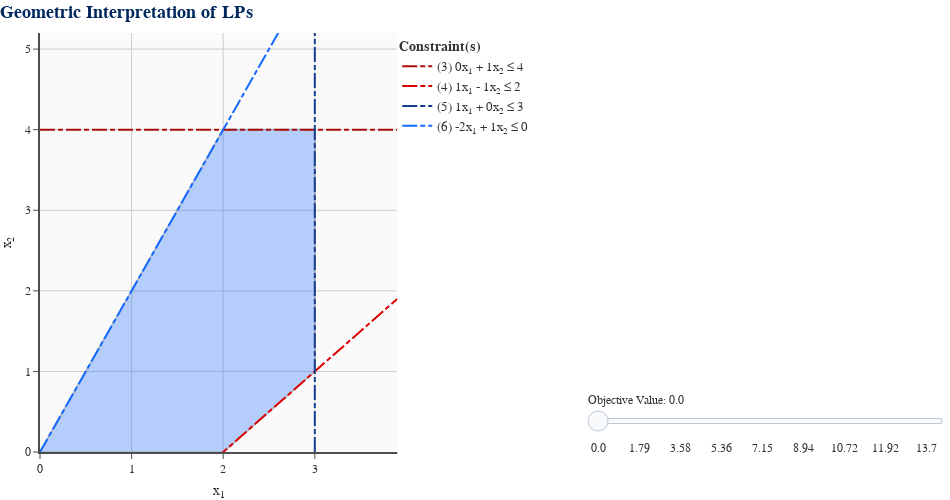

Notebook cell for this chart:
### Markdown cell above
Let's try another! This LP is called `DEGENERATE_FIN_2D_LP`.

$$\begin{align*}
\max \quad & 1x_1+2x_2\\
\text{s.t.} \quad & 0x_1 + 1x_2 \leq 4 \\
\quad & 1x_1 - 1x_2 \leq 2 \\
\quad & 1x_1 + 0x_2 \leq 3 \\
\quad & -2x_1 + 1x_2 \leq 0 \\
\quad & x_1, x_2 \geq 0 \\
\end{align*}$$

### Code cell
lp = ex.DEGENERATE_FIN_2D_LP # get LP example
lp_visual(lp
         ).show() # visualize it

### Figure 1 — Plotly figure (JSON) as saved in the notebook; plotly's stock layout.template omitted (floating-point values rounded to 4 significant figures)
{"data": [{"hoverinfo": "skip", "marker": {"color": "white", "opacity": 1e-07, "size": 0}, "mode": "markers", "showlegend": false, "type": "scatter", "x": [3.9], "y": [5.2]}, {"fill": "toself", "fillcolor": "#1469FE", "hoverinfo": "none", "line": {"color": "#00285F", "width": 2}, "mode": "lines", "opacity": 0.3, "showlegend": false, "type": "scatter", "x": [0, 2, 3, 3, 2, 0], "y": [0, 0, 1, 4, 4, 0]}, {"hoverinfo": "skip", "line": {"color": "#A90C0C", "dash": "15,3,5,3", "width": 2}, "mode": "lines", "name": "(3) 0x<sub>1</sub> + 1x<sub>2</sub> ≤ 4", "showlegend": true, "type": "scatter", "visible": true, "x": [0, 3.9], "y": [4, 4]}, {"hoverinfo": "skip", "line": {"color": "#DC0000", "dash": "15,3,5,3", "width": 2}, "mode": "lines", "name": "(4) 1x<sub>1</sub> - 1x<sub>2</sub> ≤ 2", "showlegend": true, "type": "scatter", "visible": true, "x": [0, 3.9], "y": [-2, 1.9]}, {"hoverinfo": "skip", "line": {"color": "#173D90", "dash": "15,3,5,3", "width": 2}, "mode": "lines", "name": "(5) 1x<sub>1</sub> + 0x<sub>2</sub> ≤ 3", "showlegend": true, "type": "scatter", "visible": true, "x": [3, 3], "y": [0, 5.2]}, {"hoverinfo": "skip", "line": {"color": "#1469FE", "dash": "15,3,5,3", "width": 2}, "mode": "lines", "name": "(6) -2x<sub>1</sub> + 1x<sub>2</sub> ≤ 0", "showlegend": true, "type": "scatter", "visible": true, "x": [0, 3.9], "y": [0, 7.8]}, {"hoverinfo": "text", "hoverlabel": {"bgcolor": "#FAFAFA", "bordercolor": "#323232", "font": {"color": "#323232", "family": "Arial"}}, "marker": {"color": "gray", "opacity": 1e-07, "size": 20}, "mode": "markers", "showlegend": false, "text": ["<b>BFS</b>: (0, 0, 4, 2, 3, 0)<br><b>B<sub>1</sub></b>: (3, 4, 5, 1)<br><b>B<sub>2</sub></b>: (3, 4, 5, 2)<br><b>B<sub>3</sub></b>: (3, 4, 5, 6)<br><b>Obj</b>: 0", "<b>BFS</b>: (2, 0, 4, 0, 1, 4)<br><b>B</b>: (1, 3, 5, 6)<br><b>Obj</b>: 2", "<b>BFS</b>: (2, 4, 0, 4, 1, 0)<br><b>B</b>: (1, 2, 4, 5)<br><b>Obj</b>: 10", "<b>BFS</b>: (3, 1, 3, 0, 0, 5)<br><b>B</b>: (1, 2, 3, 6)<br><b>Obj</b>: 5", "<b>BFS</b>: (3, 4, 0, 3, 0, 2)<br><b>B</b>: (1, 2, 4, 6)<br><b>Obj</b>: 11"], "type": "scatter", "x": [0, 2, 2, 3, 3], "y": [0, 0, 4, 1, 4]}, {"hoverinfo": "skip", "line": {"color": "red", "width": 4}, "mode": "lines", "showlegend": false, "type": "scatter", "visible": false, "x": [0, 3.9], "y": [0, -1.95]}, {"hoverinfo": "skip", "line": {"color": "red", "width": 4}, "mode": "lines", "showlegend": false, "type": "scatter", "visible": false, "x": [0, 3.9], "y": [0.3, -1.65]}, {"hoverinfo": "skip", "line": {"color": "red", "width": 4}, "mode": "lines", "showlegend": false, "type": "scatter", "visible": false, "x": [0, 3.9], "y": [0.595, -1.355]}, {"hoverinfo": "skip", "line": {"color": "red", "width": 4}, "mode": "lines", "showlegend": false, "type": "scatter", "visible": false, "x": [0, 3.9], "y": [0.895, -1.055]}, {"hoverinfo": "skip", "line": {"color": "red", "width": 4}, "mode": "lines", "showlegend": false, "type": "scatter", "visible": false, "x": [0, 3.9], "y": [1.19, -0.76]}, {"hoverinfo": "skip", "line": {"color": "red", "width": 4}, "mode": "lines", "showlegend": false, "type": "scatter", "visible": false, "x": [0, 3.9], "y": [1.49, -0.46]}, {"hoverinfo": "skip", "line": {"color": "red", "width": 4}, "mode": "lines", "showlegend": false, "type": "scatter", "visible": false, "x": [0, 3.9], "y": [1.79, -0.16]}, {"hoverinfo": "skip", "line": {"color": "red", "width": 4}, "mode": "lines", "showlegend": false, "type": "scatter", "visible": false, "x": [0, 3.9], "y": [2.085, 0.135]}, {"hoverinfo": "skip", "line": {"color": "red", "width": 4}, "mode": "lines", "showlegend": false, "type": "scatter", "visible": false, "x": [0, 3.9], "y": [2.385, 0.435]}, {"hoverinfo": "skip", "line": {"color": "red", "width": 4}, "mode": "lines", "showlegend": false, "type": "scatter", "visible": false, "x": [0, 3.9], "y": [2.68, 0.73]}, {"hoverinfo": "skip", "line": {"color": "red", "width": 4}, "mode": "lines", "showlegend": false, "type": "scatter", "visible": false, "x": [0, 3.9], "y": [2.98, 1.03]}, {"hoverinfo": "skip", "line": {"color": "red", "width": 4}, "mode": "lines", "showlegend": false, "type": "scatter", "visible": false, "x": [0, 3.9], "y": [3.275, 1.325]}, {"hoverinfo": "skip", "line": {"color": "red", "width": 4}, "mode": "lines", "showlegend": false, "type": "scatter", "visible": false, "x": [0, 3.9], "y": [3.575, 1.625]}, {"hoverinfo": "skip", "line": {"color": "red", "width": 4}, "mode": "lines", "showlegend": false, "type": "scatter", "visible": false, "x": [0, 3.9], "y": [3.875, 1.925]}, {"hoverinfo": "skip", "line": {"color": "red", "width": 4}, "mode": "lines", "showlegend": false, "type": "scatter", "visible": false, "x": [0, 3.9], "y": [4.17, 2.22]}, {"hoverinfo": "skip", "line": {"color": "red", "width": 4}, "mode": "lines", "showlegend": false, "type": "scatter", "visible": false, "x": [0, 3.9], "y": [4.47, 2.52]}, {"hoverinfo": "skip", "line": {"color": "red", "width": 4}, "mode": "lines", "showlegend": false, "type": "scatter", "visible": false, "x": [0, 3.9], "y": [4.765, 2.815]}, {"hoverinfo": "skip", "line": {"color": "red", "width": 4}, "mode": "lines", "showlegend": false, "type": "scatter", "visible": false, "x": [0, 3.9], "y": [5.065, 3.115]}, {"hoverinfo": "skip", "line": {"color": "red", "width": 4}, "mode": "lines", "showlegend": false, "type": "scatter", "visible": false, "x": [0, 3.9], "y": [5.36, 3.41]}, {"hoverinfo": "skip", "line": {"color": "red", "width": 4}, "mode": "lines", "showlegend": false, "type": "scatter", "visible": false, "x": [0, 3.9], "y": [5.5, 3.55]}, {"hoverinfo": "skip", "line": {"color": "red", "width": 4}, "mode": "lines", "showlegend": false, "type": "scatter", "visible": false, "x": [0, 3.9], "y": [5.66, 3.71]}, {"hoverinfo": "skip", "line": {"color": "red", "width": 4}, "mode": "lines", "showlegend": false, "type": "scatter", "visible": false, "x": [0, 3.9], "y": [5.96, 4.01]}, {"hoverinfo": "skip", "line": {"color": "red", "width": 4}, "mode": "lines", "showlegend": false, "type": "scatter", "visible": false, "x": [0, 3.9], "y": [6.255, 4.305]}, {"hoverinfo": "skip", "line": {"color": "red", "width": 4}, "mode": "lines", "showlegend": false, "type": "scatter", "visible": false, "x": [0, 3.9], "y": [6.555, 4.605]}, {"hoverinfo": "skip", "line": {"color": "red", "width": 4}, "mode": "lines", "showlegend": false, "type": "scatter", "visible": false, "x": [0, 3.9], "y": [6.85, 4.9]}, {"hoverinfo": "skip", "line": {"color": "red", "width": 4}, "mode": "lines", "showlegend": false, "type": "scatter", "visible": false, "x": [0, 3.9], "y": [7.15, 5.2]}], "layout": {"font": {"color": "#323232", "family": "Arial"}, "height": 500, "legend": {"font": {"size": 13}, "title": {"font": {"size": 14}, "text": "<b>Constraint(s)</b>"}, "x": 0.3947, "xanchor": "left", "y": 1, "yanchor": "top"}, "margin": {"b": 0, "l": 0, "r": 0, "t": 33}, "paper_bgcolor": "white", "plot_bgcolor": "#FAFAFA", "scene": {"aspectmode": "cube", "domain": {"x": [0, 0.3947], "y": [0, 1]}, "xaxis": {"gridcolor": "#CCCCCC", "gridwidth": 1, "linecolor": "#4D4D4D", "linewidth": 2, "range": [0, 3.9], "rangemode": "tozero", "showspikes": false, "tickcolor": "#4D4D4D", "ticks": "outside", "title": {"text": "x<sub>1</sub>"}}, "yaxis": {"gridcolor": "#CCCCCC", "gridwidth": 1, "linecolor": "#4D4D4D", "linewidth": 2, "range": [0, 5.2], "rangemode": "tozero", "showspikes": false, "tickcolor": "#4D4D4D", "ticks": "outside", "title": {"text": "x<sub>2</sub>"}}, "zaxis": {"gridcolor": "#CCCCCC", "gridwidth": 1, "linecolor": "#4D4D4D", "linewidth": 2, "rangemode": "tozero", "showspikes": false, "tickcolor": "#4D4D4D", "ticks": "outside", "title": {"text": "x<sub>3</sub>"}}}, "sliders": [{"active": 0, "currentvalue": {"prefix": "Objective Value: "}, "len": 0.4, "lenmode": "fraction", "pad": {"b": 0, "l": 0, "r": 0, "t": 50}, "steps": [{"args": [{"visible": [null, null, true, true, true, true, null, true, false, false, false, false, false, false, false, false, false, false, false, false, false, false, false, false, false, false, false, false, false, false, false, false, false]}], "label": "0.0", "method": "update"}, {"args": [{"visible": [null, null, true, true, true, true, null, false, true, false, false, false, false, false, false, false, false, false, false, false, false, false, false, false, false, false, false, false, false, false, false, false, false]}], "label": "0.6", "method": "update"}, {"args": [{"visible": [null, null, true, true, true, true, null, false, false, true, false, false, false, false, false, false, false, false, false, false, false, false, false, false, false, false, false, false, false, false, false, false, false]}], "label": "1.19", "method": "update"}, {"args": [{"visible": [null, null, true, true, true, true, null, false, false, false, true, false, false, false, false, false, false, false, false, false, false, false, false, false, false, false, false, false, false, false, false, false, false]}], "label": "1.79", "method": "update"}, {"args": [{"visible": [null, null, true, true, true, true, null, false, false, false, false, true, false, false, false, false, false, false, false, false, false, false, false, false, false, false, false, false, false, false, false, false, false]}], "label": "2.38", "method": "update"}, {"args": [{"visible": [null, null, true, true, true, true, null, false, false, false, false, false, true, false, false, false, false, false, false, false, false, false, false, false, false, false, false, false, false, false, false, false, false]}], "label": "2.98", "method": "update"}, {"args": [{"visible": [null, null, true, true, true, true, null, false, false, false, false, false, false, true, false, false, false, false, false, false, false, false, false, false, false, false, false, false, false, false, false, false, false]}], "label": "3.58", "method": "update"}, {"args": [{"visible": [null, null, true, true, true, true, null, false, false, false, false, false, false, false, true, false, false, false, false, false, false, false, false, false, false, false, false, false, false, false, false, false, false]}], "label": "4.17", "method": "update"}, {"args": [{"visible": [null, null, true, true, true, true, null, false, false, false, false, false, false, false, false, true, false, false, false, false, false, false, false, false, false, false, false, false, false, false, false, false, false]}], "label": "4.77", "method": "update"}, {"args": [{"visible": [null, null, true, true, true, true, null, false, false, false, false, false, false, false, false, false, true, false, false, false, false, false, false, false, false, false, false, false, false, false, false, false, false]}], "label": "5.36", "method": "update"}, {"args": [{"visible": [null, null, true, true, true, true, null, false, false, false, false, false, false, false, false, false, false, true, false, false, false, false, false, false, false, false, false, false, false, false, false, false, false]}], "label": "5.96", "method": "update"}, {"args": [{"visible": [null, null, true, true, true, true, null, false, false, false, false, false, false, false, false, false, false, false, true, false, false, false, false, false, false, false, false, false, false, false, false, false, false]}], "label": "6.55", "method": "update"}, {"args": [{"visible": [null, null, true, true, true, true, null, false, false, false, false, false, false, false, false, false, false, false, false, true, false, false, false, false, false, false, false, false, false, false, false, false, false]}], "label": "7.15", "method": "update"}, {"args": [{"visible": [null, null, true, true, true, true, null, false, false, false, false, false, false, false, false, false, false, false, false, false, true, false, false, false, false, false, false, false, false, false, false, false, false]}], "label": "7.75", "method": "update"}, {"args": [{"visible": [null, null, true, true, true, true, null, false, false, false, false, false, false, false, false, false, false, false, false, false, false, true, false, false, false, false, false, false, false, false, false, false, false]}], "label": "8.34", "method": "update"}, {"args": [{"visible": [null, null, true, true, true, true, null, false, false, false, false, false, false, false, false, false, false, false, false, false, false, false, true, false, false, false, false, false, false, false, false, false, false]}], "label": "8.94", "method": "update"}, {"args": [{"visible": [null, null, true, true, true, true, null, false, false, false, false, false, false, false, false, false, false, false, false, false, false, false, false, true, false, false, false, false, false, false, false, false, false]}], "label": "9.53", "method": "update"}, {"args": [{"visible": [null, null, true, true, true, true, null, false, false, false, false, false, false, false, false, false, false, false, false, false, false, false, false, false, true, false, false, false, false, false, false, false, false]}], "label": "10.13", "method": "update"}, {"args": [{"visible": [null, null, true, true, true, true, null, false, false, false, false, false, false, false, false, false, false, false, false, false, false, false, false, false, false, true, false, false, false, false, false, false, false]}], "label": "10.72", "method": "update"}, {"args": [{"visible": [null, null, true, true, true, true, null, false, false, false, false, false, false, false, false, false, false, false, false, false, false, false, false, false, false, false, true, false, false, false, false, false, false]}], "label": "11.0", "method": "update"}, {"args": [{"visible": [null, null, true, true, true, true, null, false, false, false, false, false, false, false, false, false, false, false, false, false, false, false, false, false, false, false, false, true, false, false, false, false, false]}], "label": "11.32", "method": "update"}, {"args": [{"visible": [null, null, true, true, true, true, null, false, false, false, false, false, false, false, false, false, false, false, false, false, false, false, false, false, false, false, false, false, true, false, false, false, false]}], "label": "11.92", "method": "update"}, {"args": [{"visible": [null, null, true, true, true, true, null, false, false, false, false, false, false, false, false, false, false, false, false, false, false, false, false, false, false, false, false, false, false, true, false, false, false]}], "label": "12.51", "method": "update"}, {"args": [{"visible": [null, null, true, true, true, true, null, false, false, false, false, false, false, false, false, false, false, false, false, false, false, false, false, false, false, false, false, false, false, false, true, false, false]}], "label": "13.11", "method": "update"}, {"args": [{"visible": [null, null, true, true, true, true, null, false, false, false, false, false, false, false, false, false, false, false, false, false, false, false, false, false, false, false, false, false, false, false, false, true, false]}], "label": "13.7", "method": "update"}, {"args": [{"visible": [null, null, true, true, true, true, null, false, false, false, false, false, false, false, false, false, false, false, false, false, false, false, false, false, false, false, false, false, false, false, false, false, true]}], "label": "14.3", "method": "update"}], "tickcolor": "white", "ticklen": 0, "x": 0.6053, "xanchor": "left", "y": 0.01, "yanchor": "bottom"}], "title": {"font": {"color": "#00285F", "size": 18}, "text": "<b>Geometric Interpretation of LPs</b>", "x": 0, "xanchor": "left", "y": 0.99, "yanchor": "top"}, "width": 950, "xaxis": {"domain": [0, 0.3947], "gridcolor": "#CCCCCC", "gridwidth": 1, "linecolor": "#4D4D4D", "linewidth": 2, "range": [0, 3.9], "rangemode": "tozero", "showspikes": false, "tickcolor": "#4D4D4D", "ticks": "outside", "title": {"text": "x<sub>1</sub>"}}, "yaxis": {"domain": [0, 1], "gridcolor": "#CCCCCC", "gridwidth": 1, "linecolor": "#4D4D4D", "linewidth": 2, "range": [0, 5.2], "rangemode": "tozero", "showspikes": false, "tickcolor": "#4D4D4D", "ticks": "outside", "title": {"text": "x<sub>2</sub>"}}}}
